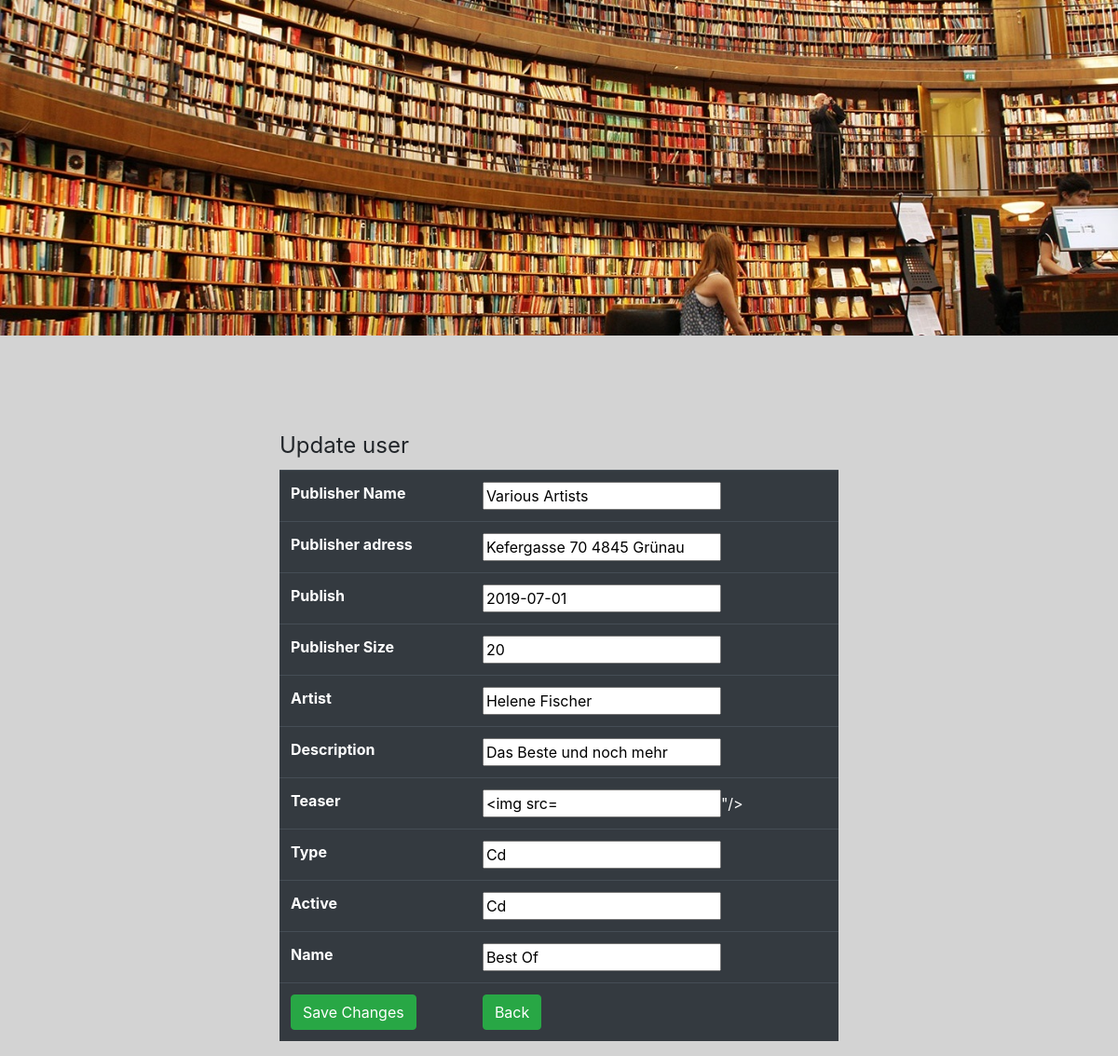
Page /update.php?id=1 on the committed database.
### tables this page shows
CREATE TABLE `library` (
  `ISBN` int(10) NOT NULL,
  `publisher_name` varchar(55) DEFAULT NULL,
  `publisher_adress` varchar(111) DEFAULT NULL,
  `publish` date DEFAULT NULL,
  `publisher_size` varchar(55) DEFAULT NULL,
  `artist` varchar(55) DEFAULT NULL,
  `description` varchar(222) DEFAULT NULL,
  `teaser` varchar(111) DEFAULT NULL,
  `type` varchar(55) DEFAULT NULL,
  `active` varchar(55) DEFAULT NULL,
  `name` varchar(55) NOT NULL
);

### update.php (the view, shortened to what this page needs)
<?php
require_once 'actions/db_connect.php';
if(isset($_GET['id'])) {
   $id = $_GET['id'];
   $sql = "SELECT * FROM library WHERE ISBN = {$id}" ;
   $result = $connect->query($sql);
   $data = $result->fetch_assoc();
   $connect->close();}
?>
<!DOCTYPE html>
<html>
<head>
   <link rel="stylesheet" href="https://stackpath.bootstrapcdn.com/bootstrap/4.5.0/css/bootstrap.min.css">
</head>
<body>
<div class="jumbotron jumbotron-fluid">
</div>
<fieldset>
   <legend>Update user</legend>
   <form action="actions/a_update.php"  method="post">
       <table class="table table-dark" cellspacing="0" cellpadding= "0">
           <tr>
               <th>Publisher Name</th>
               <td><input type="text"  name="publisher_name" placeholder ="Publisher Name" value="<?php echo $data['publisher_name'] ?>"/></td>
           </tr>
           <tr>
               <th>Publisher adress</th>
               <td><input type= "text" name="publisher_adress"  placeholder="Publisher sdress" value ="<?php echo $data['publisher_adress'] ?>"/></td >
           </tr>
           <tr>
               <th>Publish</th>
               <td><input type ="text" name= "publish" placeholder= "Publish" value= "<?php echo $data['publish'] ?>"/></td>
           </tr>
           <tr>
               <th>Publisher Size</th>
               <td><input type ="text" name= "publisher_size" placeholder= "Publisher Size" value= "<?php echo $data['publisher_size'] ?>"/></td>
           </tr>
           <tr>
               <th>Artist</th>
               <td><input type ="text" name= "artist" placeholder= "Artist" value= "<?php echo $data['artist'] ?>"/></td>
           </tr>
           <tr>
               <th>Description</th>
               <td><input type ="text" name= "description" placeholder= "Description" value= "<?php echo $data['description'] ?>"/></td>
           </tr>
           <tr>
               <th>Teaser</th>
               <td><input type ="text" name= "teaser" placeholder= "Teaser" value= "<?php echo $data['teaser'] ?>"/></td>
           </tr>
           <tr>
               <th>Type</th>
               <td><input type ="text" name= "type" placeholder= "Type" value= "<?php echo $data['type'] ?>"/></td>
           </tr>
           <tr>
               <th>Active</th>
               <td><input type ="text" name= "active" placeholder= "Active" value= "<?php echo $data['active'] ?>"/></td>
           </tr>
           <tr>
               <th>Name</th>
               <td><input type ="text" name= "name" placeholder= "Name" value= "<?php echo $data['name'] ?>"/></td>
           </tr>
           <tr>
               <td><button type="button" class="btn btn-success" type= "submit">Save Changes</button ></td>
               <td><a  href= "index.php"><button  type="button" class="btn btn-success" >Back</button ></a ></td >
           </tr>
       </table>
   </form >
</fieldset >
</body >
</html >

### update.php (style rules this page uses)
fieldset { margin : auto; margin-top: 100px; width: 50%; }
table tr th { padding-top: 20px; }
.jumbotron { background-image: url("images/BL.jpg"); background-size: cover; height: 30vw; }
body { background-color:lightgrey; }

### rows in the picture
library: publisher_name "Various Artists", publisher_adress "Kefergasse 70 4845 Grünau", publish "2019-07-01", publisher_size "20", artist "Helene Fischer", description "Das Beste und noch mehr", type "Cd", active "Cd", name "Best Of"
